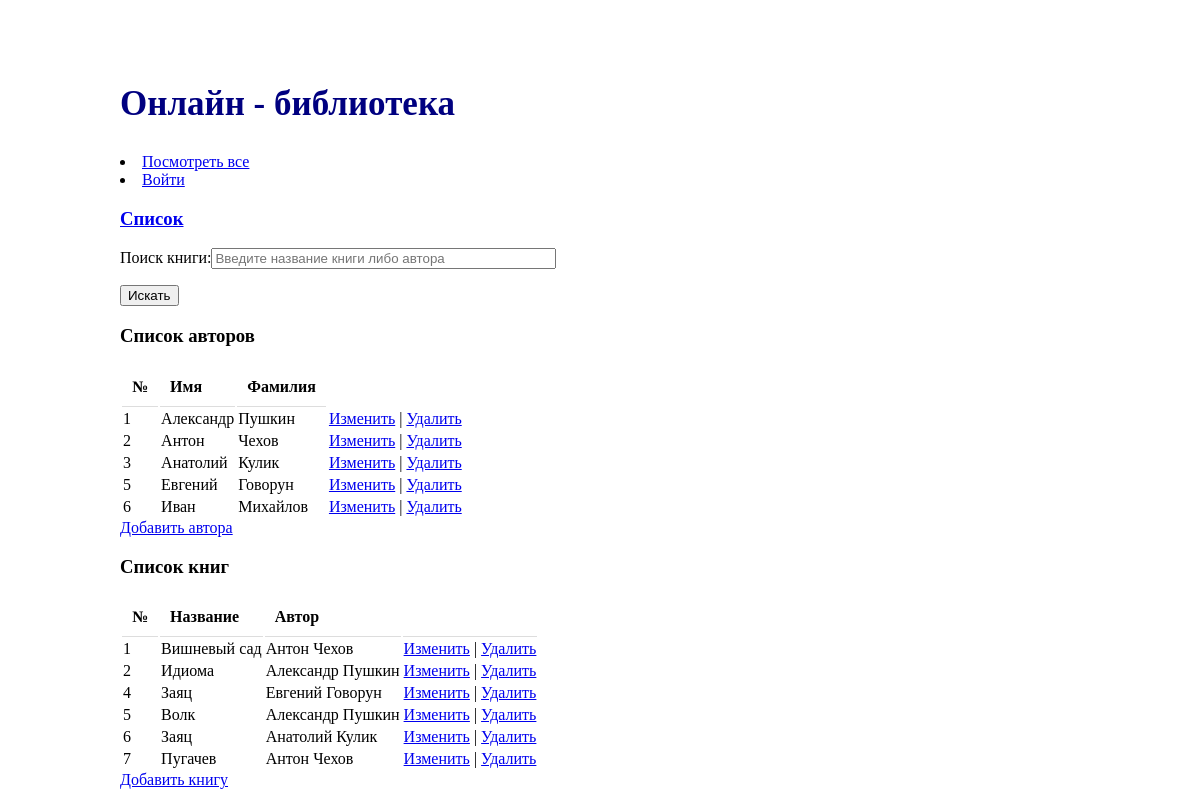
Page /all_lists on the earlier database version.
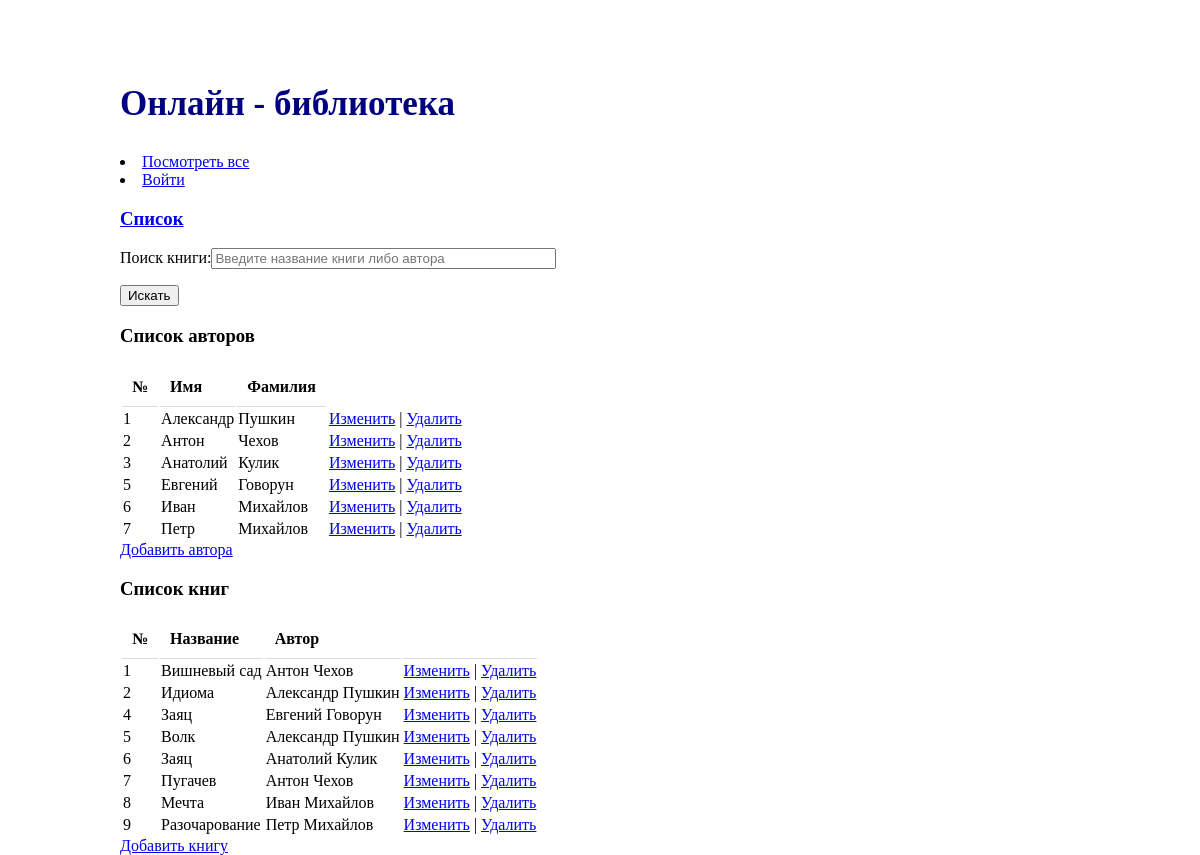
Same page on the later database version.
### weblibrary/models.py (models this page shows, shortened)
class Author(models.Model):
    name = models.CharField(max_length = 30)
    surname = models.CharField(max_length = 30)
    def __str__(self):
        return self.name + ' ' + self.surname

class Book(models.Model):
    name = models.CharField(max_length = 30)
    author = models.ForeignKey(Author, on_delete = models.CASCADE)

### weblibrary/views.py (the view)
# urls.py: path('all_lists', views.show_all, name='all_lists'),
def show_all(request,  template_name = "weblibrary/all_lists.html"):
    authors = Author.objects.all()
    books = Book.objects.all()
    data = {}
    data['authors'] = authors
    data['books'] = books
    return render(request, template_name, data)

### templates/weblibrary/all_lists.html
{% extends "weblibrary/base.html" %}
{% block content %}
<h3><a class = "upper" href = "{% url 'all_lists' %}">Список</a></h3>
<form action = "find_book">
    <p>
      Поиск книги:<input name = "search", type="text", size="40", placeholder= "Введите название книги либо автора">
    </p>
    <input type="submit" value="Искать">
</form>
<div class = "list">
  <h3>Список авторов</h3>
  <table>
      <tr>
       <th>№ </th>
       <th>Имя </th>
        <th>Фамилия </th>
      </tr>
      {% for person in authors %}
      <tr>
       <td>{{ person.id }}</td>
       <td>{{ person.name }}</td>
       <td>{{ person.surname }}</td>
       <td><a href="{% url 'author_edit' person.id %}">Изменить</a> | <a href="{% url 'author_delete' person.id %}">Удалить</a></td>
      </tr>
      {% endfor %}
  </table>
  <a href="{% url 'author_create' %}">Добавить автора</a>
</div>
<div class = "list">
  <h3>Список книг</h3>
  <table>
    <tr>
      <th>№ </th>
      <th>Название </th>
      <th>Автор </th>
      <th></th>
    </tr>
    {% for book in books %}
    <tr>
      <td>{{ book.id }}</td>
      <td>{{ book.name }}</td>
      <td>{{ book.author }}</td>
      <td><a href="{% url 'book_edit' book.id %}">Изменить</a> | <a href="{% url 'book_delete' book.id %}">Удалить</a></td>
    </tr>
    {% endfor %}
  </table>
  <a href="{% url 'book_create' %}">Добавить книгу</a>
</div>
{% endblock %}

Differences in the rows shown:
added Author: id "7", name "Петр", surname "Михайлов"
added Book: id "8", name "Мечта", author "Иван Михайлов"
added Book: id "9", name "Разочарование", author "Петр Михайлов"
